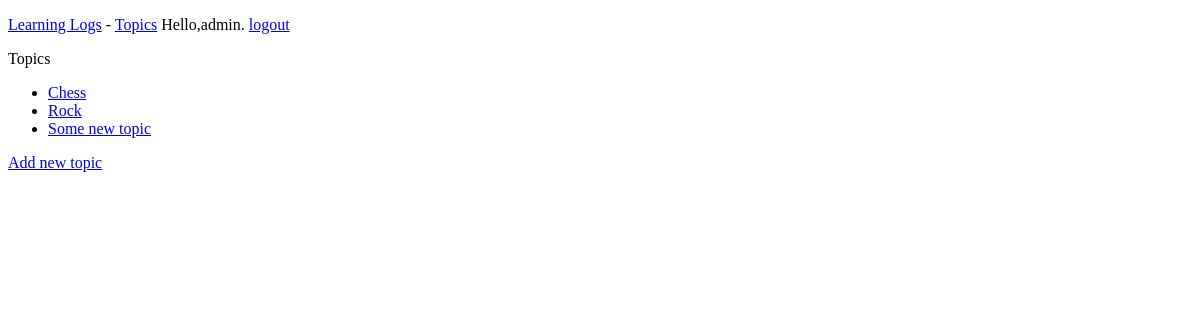
The page /topics/ (signed in) on the database as committed earlier.
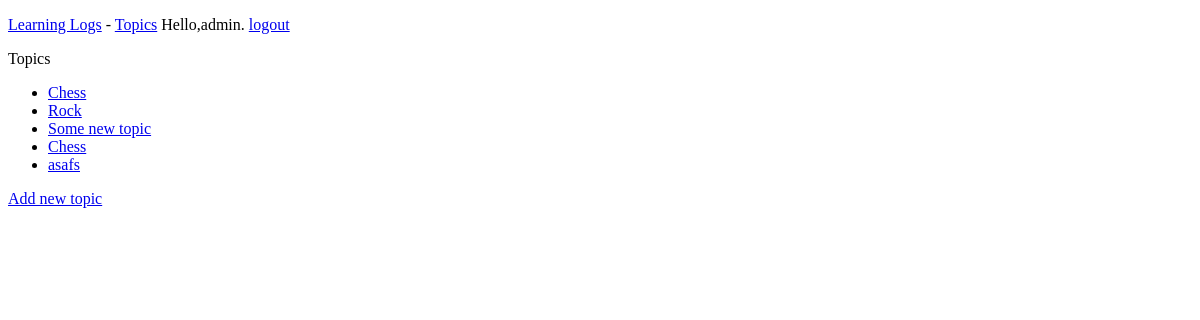
The same page on the database as committed later.
### learning_logs/models.py (models this page shows)
class Topic(models.Model):
    text = models.CharField(max_length=200)
    date_added = models.DateTimeField(auto_now_add=True)
    owner = models.ForeignKey(User)
    def __str__(self):
        return self.text

### learning_logs/views.py (the view)
# urls.py: url(r'^topics/$', views.topics, name='topics'),
@login_required()
def topics(request):
    topics = Topic.objects.filter(owner=request.user).order_by('date_added')
    context = {'topics':topics}
    return render(request,'learning_logs/topics.html',context)

### templates/learning_logs/topics.html
<!DOCTYPE html>
{% extends 'learning_logs/base.html' %}
{% block content %}
<p>Topics</p>
    <ul>
    {% for topic in topics %}
        <li><a href="{% url 'learning_logs:topic' topic.id %}">{{ topic }}</a></li>
    {% empty %}
    <li>No topics have been added yet.</li>
    {% endfor %}
    </ul>
    <a href="{% url 'learning_logs:new_topic' %}">Add new topic</a>
{% endblock content %}

Rows that differ between the two databases and show on the page:
added Topic: text "Chess"
added Topic: text "asafs"
